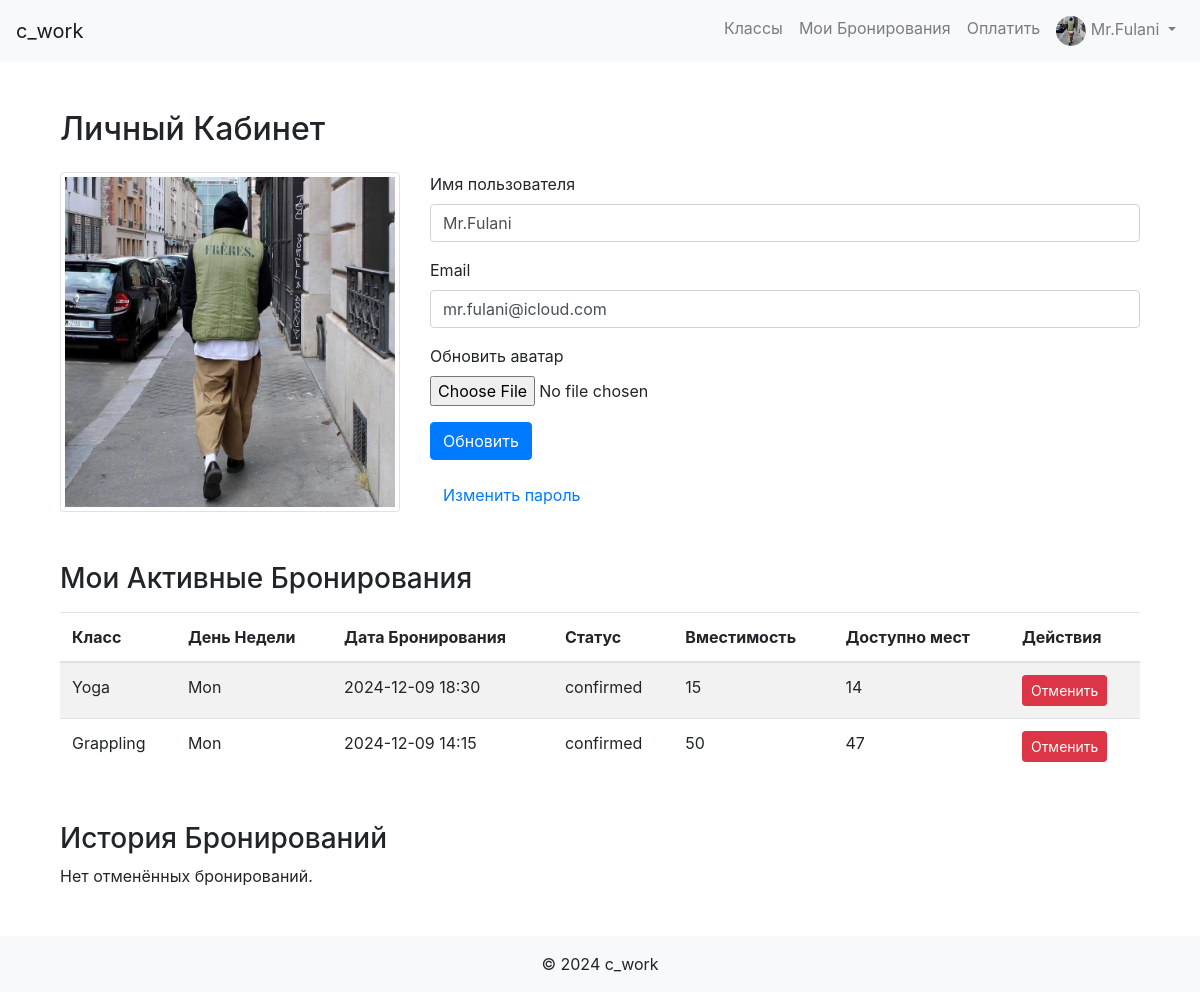
Page /profile (signed in) on the committed database.
### app/models.py (models this page shows, shortened)
class User(db.Model, UserMixin):
    id = db.Column(db.Integer, primary_key=True)
    username = db.Column(db.String(20), unique=True, nullable=False)
    email = db.Column(db.String(120), unique=True, nullable=False)
    password = db.Column(db.String(60), nullable=False)
    is_admin = db.Column(db.Boolean, default=False)
    avatar = db.Column(db.String(120), nullable=True, default='user.png')  # Поле для аватара
    date_registered = db.Column(db.DateTime, nullable=False, default=datetime.utcnow)  # Дата регистрации
    last_login = db.Column(db.DateTime, nullable=True)  # Последний вход
    bookings = db.relationship('Booking', backref='user', lazy=True)
    payments = db.relationship('Payment', backref='user', lazy=True)

class Booking(db.Model):
    id = db.Column(db.Integer, primary_key=True)
    user_id = db.Column(db.Integer, db.ForeignKey('user.id'), nullable=False)
    class_id = db.Column(db.Integer, db.ForeignKey('class.id'), nullable=False)
    booking_date = db.Column(db.DateTime, nullable=False, default=datetime.utcnow)
    status = db.Column(db.String(20), nullable=False, default='confirmed')  # Статус бронирования
    day = db.Column(db.String(10), nullable=False)  # День недели выбранный пользователем

class Class(db.Model):
    id = db.Column(db.Integer, primary_key=True)
    name = db.Column(db.String(100), nullable=False)
    description = db.Column(db.Text, nullable=True)
    schedule = db.Column(db.DateTime, nullable=False)
    capacity = db.Column(db.Integer, default=10, nullable=False)
    days_of_week = db.Column(db.String(100), nullable=False)
    extra_info = db.Column(db.Text, nullable=True)
    image_filename = db.Column(db.String(100), nullable=True)
    bookings = db.relationship('Booking', backref='class_', lazy=True, cascade='all, delete-orphan')
    def available_slots(self):
        confirmed_bookings = Booking.query.filter_by(class_id=self.id, status='confirmed').count()
        return self.capacity - confirmed_bookings

### app/routes.py (the view, shortened to what this page needs)
@main_bp.route('/profile', methods=['GET', 'POST'])
@login_required
def profile():
    form = UpdateProfileForm()
    if request.method == 'GET':
        form.username.data = current_user.username
        form.email.data = current_user.email
    confirmed_bookings = Booking.query.filter_by(user_id=current_user.id, status='confirmed').order_by(
        Booking.booking_date.desc()).all()
    cancelled_bookings = Booking.query.filter_by(user_id=current_user.id, status='cancelled').order_by(
        Booking.booking_date.desc()).all()
    logger.info(f"User ID {current_user.id} has {len(confirmed_bookings)} confirmed bookings.")
    for booking in confirmed_bookings:
        logger.info(f"Booking ID: {booking.id}, Class ID: {booking.class_id}, Status: {booking.status}")
    cancel_forms = {booking.id: CancelBookingForm(booking_id=booking.id) for booking in confirmed_bookings}
    avatar_url = url_for('static', filename='images/' + (current_user.avatar or 'default_avatar.png'))
    return render_template(
        'profile.html',
        user=current_user,  # Передаём current_user как 'user'
        form=form,
        avatar_url=avatar_url,
        bookings=confirmed_bookings,
        cancelled_bookings=cancelled_bookings,
        cancel_forms=cancel_forms
    )

### app/forms.py (shortened to what this page needs)
class UpdateProfileForm(FlaskForm):
    username = StringField('Имя пользователя', validators=[
        DataRequired(),
        Length(min=2, max=20)
    ])
    email = StringField('Email', validators=[
        DataRequired(),
        Email()
    ])
    avatar = FileField('Обновить аватар', validators=[
        FileAllowed(['jpg', 'jpeg', 'png', 'gif'], 'Только изображения!')
    ])
    submit = SubmitField('Обновить')

class CancelBookingForm(FlaskForm):
    booking_id = HiddenField('Booking ID', validators=[DataRequired()])
    submit = SubmitField('Отменить')

### app/models.py (called while the page is built)
@login_manager.user_loader
def load_user(user_id):
    return User.query.get(int(user_id))

### app/templates/profile.html (shortened to what this page needs)
{% extends "base.html" %}
{% block content %}
<div class="container mt-5">
    <h2>Личный Кабинет</h2>
    <div class="row mt-4">
        <div class="col-md-4 text-center">
            {% if user.avatar %}
                <img src="{{ url_for('static', filename='images/' + user.avatar) }}" class="img-thumbnail" alt="Аватар">
            {% else %}
                <img src="{{ url_for('static', filename='images/user.png') }}" class="img-thumbnail" alt="Аватар">
            {% endif %}
        </div>
        <div class="col-md-8">
            <form method="POST" enctype="multipart/form-data" id="edit-profile-form">
                <div class="form-group">
                    {{ form.username.label(class="form-control-label") }}
                    {{ form.username(class="form-control", placeholder="Введите ваше имя") }}
                </div>
                <div class="form-group">
                    {{ form.email.label(class="form-control-label") }}
                    {{ form.email(class="form-control", placeholder="Введите ваш email") }}
                </div>
                <div class="form-group">
                    {{ form.avatar.label(class="form-control-label") }}
                    {{ form.avatar(class="form-control-file") }}
                </div>
                <button type="submit" class="btn btn-primary">{{ form.submit.label.text }}</button>
            </form>
            <a href="{{ url_for('main.change_password') }}" class="btn btn-link mt-3">Изменить пароль</a>
        </div>
    </div>
    <h3 class="mt-5">Мои Активные Бронирования</h3>
    {% if bookings %}
        <table class="table table-striped mt-3">
            <thead>
                <tr>
                    <th>Класс</th>
                    <th>День Недели</th>
                    <th>Дата Бронирования</th>
                    <th>Статус</th>
                    <th>Вместимость</th>
                    <th>Доступно мест</th>
                    <th>Действия</th>
                </tr>
            </thead>
            <tbody>
                {% for booking in bookings %}
                <tr>
                    <td>{{ booking.class_.name if booking.class_ else 'Класс удалён' }}</td>
                    <td>{{ booking.day }}</td>
                    <td>{{ booking.booking_date.strftime('%Y-%m-%d %H:%M') }}</td>
                    <td>{{ booking.status }}</td>
                    <td>{{ booking.class_.capacity if booking.class_ else '-' }}</td>
                    <td>{{ booking.class_.available_slots() if booking.class_ else '-' }}</td>
                    <td>
                        <form action="{{ url_for('main.cancel_booking', booking_id=booking.id) }}" method="POST">
                            {{ cancel_forms[booking.id].submit(class="btn btn-danger btn-sm", onclick="return confirm('Вы уверены, что хотите отменить бронирование?');") }}
                        </form>
                    </td>
                </tr>
                {% endfor %}
            </tbody>
        </table>
    {% else %}
        <p>У вас пока нет активных бронирований.</p>
    {% endif %}
    <h3 class="mt-5">История Бронирований</h3>
    {% if cancelled_bookings %}
        <table class="table table-striped mt-3">
            <thead>
                <tr>
                    <th>Класс</th>
                    <th>День Недели</th>
                    <th>Дата Бронирования</th>
                    <th>Статус</th>
                </tr>
            </thead>
            <tbody>
                {% for booking in cancelled_bookings %}
                <tr>
                    <td>{{ booking.class_.name if booking.class_ else 'Класс удалён' }}</td>
                    <td>{{ booking.day }}</td>
                    <td>{{ booking.booking_date.strftime('%Y-%m-%d %H:%M') }}</td>
                    <td>{{ booking.status }}</td>
                </tr>
                {% endfor %}
            </tbody>
        </table>
    {% else %}
        <p>Нет отменённых бронирований.</p>
    {% endif %}
</div>
{% endblock %}

### app/templates/base.html (shortened to what this page needs)
<!DOCTYPE html>
<html lang="ru">
<head>
    <link rel="stylesheet" href="https://stackpath.bootstrapcdn.com/bootstrap/4.5.0/css/bootstrap.min.css">
    <link rel="stylesheet" href="{{ url_for('static', filename='css/styles.css') }}">
</head>
<body>
    <nav class="navbar navbar-expand-lg navbar-light bg-light">
        <a class="navbar-brand" href="{{ url_for('main.home') }}">c_work</a>
        <div class="collapse navbar-collapse" id="navbarNav">
            <ul class="navbar-nav ml-auto">
                {% if current_user.is_authenticated %}
                    <li class="nav-item">
                        <a class="nav-link" href="{{ url_for('main.classes') }}">Классы</a>
                    </li>
                    <li class="nav-item">
                        <a class="nav-link" href="{{ url_for('main.my_bookings') }}">Мои Бронирования</a>
                    </li>
                    <li class="nav-item">
                        <a class="nav-link" href="{{ url_for('main.process_payment') }}">Оплатить</a>
                    </li>
                    <li class="nav-item dropdown">
                        <a class="nav-link dropdown-toggle" href="#" id="navbarDropdown" role="button" data-toggle="dropdown"
                           aria-haspopup="true" aria-expanded="false">
                            <img src="{{ url_for('static', filename='images/' + (current_user.avatar or 'user.png')) }}"
                                 alt="Avatar" class="rounded-circle" width="30" height="30">
                            {{ current_user.username }}
                        </a>
                    </li>
                {% endif %}
            </ul>
        </div>
    </nav>
    <div class="container">
        {% block content %}{% endblock %}
    </div>
    <footer class="footer bg-light text-center py-3 mt-5">
        <span>&copy; 2024 c_work</span>
    </footer>
</body>
</html>

### rows in the picture
User: avatar (placeholder picture), username "Mr.Fulani", email "mr.fulani@icloud.com"
Booking: class_ "Yoga", day "Mon", booking_date "2024-12-09 18:30", status "confirmed", class_ "15", class_ "14"
Booking: class_ "Grappling", day "Mon", booking_date "2024-12-09 14:15", status "confirmed", class_ "50", class_ "47"
